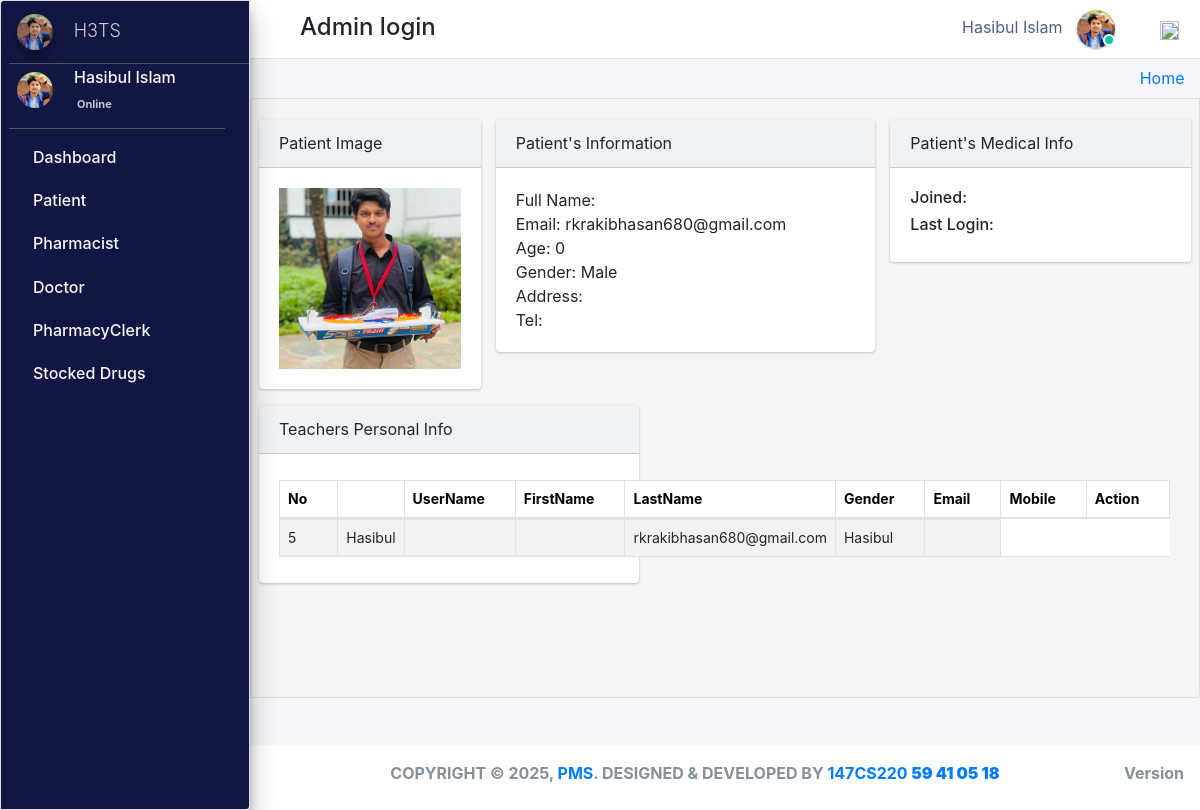
Screenshot of /admin_user/patient_personalRecords/3/ (signed in) with the database file from the repository.
### pharmacy/models.py (models this page shows, shortened)
class CustomUser(AbstractUser):
    groups = models.ManyToManyField(
        'auth.Group',
        related_name='customuser_groups',  # Updated related_name to avoid clash
        blank=True,
        help_text='The groups this user belongs to. A user will get all permissions granted to each of their groups.',
        verbose_name='groups'
    )
    user_permissions = models.ManyToManyField(
        'auth.Permission',
        related_name='customuser_user_permissions',  # Updated related_name to avoid clash
        blank=True,
        help_text='Specific permissions for this user.',
        verbose_name='user permissions'
    )
    user_type_data = ((1, "AdminHOD"), (2, "Pharmacist"), (3, "Doctor"), (4, "PharmacyClerk"),(5, "Patients"))
    user_type = models.CharField(default=1, choices=user_type_data, max_length=10)

class AdminHOD(models.Model):
    gender_category=(
        ('Male','Male'),
        ('Female','Female'),
    )
    admin = models.OneToOneField(CustomUser,null=True, on_delete = models.CASCADE)
    emp_no= models.CharField(max_length=100,null=True,blank=True)
    gender=models.CharField(max_length=100,null=True,choices=gender_category)
    mobile=models.CharField(max_length=10,null=True,blank=True)
    address=models.CharField(max_length=300,null=True,blank=True)
    profile_pic=models.ImageField(default="admin.png",null=True,blank=True)
    created_at = models.DateTimeField(auto_now_add=True)
    updated_at = models.DateTimeField(auto_now=True)
    date_employed=models.DateTimeField(auto_now_add=True, auto_now=False)
    objects = models.Manager()

class Patients(models.Model):
    gender_category=(
        ('Male','Male'),
        ('Female','Female'),
    )
    admin = models.OneToOneField(CustomUser,null=True, on_delete = models.CASCADE)
    reg_no=models.CharField(max_length=30,null=True,blank=True,unique=True)
    gender=models.CharField(max_length=7,null=True,blank=True,choices=gender_category)
    first_name=models.CharField(max_length=20,null=True,blank=True)
    last_name=models.CharField(max_length=20,null=True,blank=True)
    dob=models.DateTimeField(auto_now_add= False, auto_now=False,null=True,blank=True)
    phone_number=models.CharField(max_length=10,null=True,blank=True)
    profile_pic=models.ImageField(default="patient.jpg",null=True,blank=True)
    age= models.IntegerField(default='0', blank=True, null=True)
    address=models.CharField(max_length=300,null=True,blank=True)
    date_admitted=models.DateTimeField(auto_now_add=True, auto_now=False)
    last_updated = models.DateTimeField(auto_now_add=False, auto_now=True)

class Dispense(models.Model):
    patient_id = models.ForeignKey(Patients, on_delete=models.DO_NOTHING,null=True)
    drug_id = models.ForeignKey(Stock, on_delete=models.SET_NULL,null=True,blank=False)
    dispense_quantity = models.PositiveIntegerField(default='1', blank=False, null=True)
    taken=models.CharField(max_length=300,null=True, blank=True)
    stock_ref_no=models.CharField(max_length=300,null=True, blank=True)
    instructions=models.TextField(max_length=300,null=True, blank=False)
    dispense_at = models.DateTimeField(auto_now_add=True,null=True, blank=True)

### pharmacy/HODViews.py (the view)
# urls.py: path('admin_user/patient_personalRecords/<pk>/',HODViews.patient_personalRecords,name='patient_record'),
def patient_personalRecords(request,pk):
    patient=Patients.objects.get(id=pk)
    prescrip=patient.prescription_set.all()
    stocks=patient.dispense_set.all()
    context={
        "patient":patient,
        "prescription":prescrip,
        "stocks":stocks
    }
    return render(request,'hod_templates/patient_personalRecords.html',context)

### pharmacy/LoginCheckMiddleWare.py (called while the page is built, shortened)
    def process_view(self, request, view_func, view_args, view_kwargs):
        modulename = view_func.__module__
        user = request.user
        if user.is_authenticated:
            if user.user_type == "1":
                if modulename == "pharmacy.HODViews":
                    pass
                elif modulename == "":
                    pass
                elif modulename == "pharmacy.views" or modulename == "django.views.static":
                    pass
                else:
                    pass
            else:
                return redirect("login")

### pharmacy/templates/hod_templates/patient_personalRecords.html (shortened to what this page needs)
{% extends 'hod_templates/base_template.html'%} {% block main_content %}
<div class="content">
    <div class="row pt">
        <div class="col-lg-3">
            <div class="card">
                <div class="card-header">
                     Patient Image
                </div>
                <div class="card-body d-flex justify-content-center">
                    <img src="{{patient.profile_pic.url}}" class="img-fluid" />
                </div>
            </div>
        </div>
        <div class="col-lg-5">
            <div class="card">
                <div class="card-header">
                     Patient's Information
                </div>
                <div class="card-body">
                    <tbody>
                        <tr>
                            <td>Full Name: {{patient.patientname}}</td>
                            <br>
                            <td>Email: {{ patient.admin.email }}</td>
                            <br>
                            <td>Age: {{ patient.age }}</td>
                            <br>
                            <td>Gender: {{ patient.gender }}</td>
                            <br>
                            <td>Address: {{ patient.adresss }}</td>
                            <br>
                            <td>Tel: {{ patient.mobile }}</td>
                        </tr>
                    </tbody>
                </div>
            </div>
        </div>
        <div class="col-lg-4">
            <div class="card">
                <div class="card-header">
                     Patient's Medical Info
                </div>
                <div class="card-body">
                    <h6>Joined: </h6>
                    <h6>Last Login: </h6>
                </div>
            </div>
        </div>
        <div class="col-lg-5">
            <div class="card">
                <div class="card-header">
                     Teachers Personal Info
                </div>
                <div class="card-body">
                    <table class="table table-bordered table-hover dataTable">
                        <thead>
                            <tr>
                                <th>No</th>
                                <th></th>
                                <th>UserName</th>
                                <th>FirstName</th>
                                <th>LastName</th>
                                <th>Gender</th>
                                <th>Email</th>
                                <th>Mobile</th>
                                <th class="text-center">Action</th>
                            </tr>
                        </thead>
                        <tbody>
                            {% for stock in stocks %}
                            <tr>
                                <td>{{stock.dispense_quantity}}</td>
                                <td>{{stock.patient_id.first_name}}</td>
                                <td>{{stock.sto}}</td>
                                <td>{{stock.quantity}}</td>
                                <td>{{patient.admin.email}}</td>
                                <td>{{stock.patient_id.first_name}}</td>
                                <td>
                            </tr>
                            {% endfor %}
                        </tbody>
                    </table>
                </div>
            </div>
        </div>
    </div>
</div>
{% endblock %}

### pharmacy/templates/hod_templates/base_template.html (shortened to what this page needs)
{% extends 'base_file.html' %} {% block htm %}
<body class="hold-transition sidebar-mini layout-fixed">
    <div class="wrapper">
        <nav class="main-header navbar navbar-expand navbar-white navbar-light">
            <ul class="navbar-nav">
                <li class="nav-item">
                    <a class="nav-link" data-widget="pushmenu" href="#" role="button"></a>
                </li>
            </ul>
            <h4 style="margin-left: 10px; margin-top: 5px;">Admin login </h4>
            <ul class="navbar-nav ml-auto">
                <li class="mx-3">
                    <a href="#" class="sm-submenu-with-image a">
                        <span>{{user.first_name}}  {{user.last_name}}</span>
                        <img src="{{request.user.adminhod.profile_pic.url}}" class="img-circle elevation-1" width="38" height="38" alt="">
                        <span class="avatar-status avatar-sm-status avatar-status-success"></span>
                    </a>
                </li>
                <li class="nav-item dropdown ml-3 low">
                    <a href="#" class="btn btn-outlined btn-black text-muted bg-transparent " data-toggle="dropdown" aria-expanded="false" data-wow-delay="0.7s"><img src="https://img.icons8.com/ios/50/000000/settings.png" width="19" height="19">
                    </a>
                </li>
            </ul>
        </nav>
        {% include 'hod_templates/sidebar.html'%}
        <div class="content-wrapper">
            <div class="content-header">
                <div class="container-fluid">
                    <div class="row ">
                        <div class="col-sm-6">
                        </div>
                        <div class="col-sm-6 ">
                            <ol class="breadcrumb float-sm-right">
                                <li class="breadcrumb-item"><a href="">Home</a></li>
                            </ol>
                        </div>
                    </div>
                </div>
            </div>
            {% block main_content %} {% endblock main_content %}
        </div>
        {% include 'hod_templates/footer.html'%}
    </div>
    {% endblock htm %}

### pharmacy/templates/hod_templates/sidebar.html (shortened to what this page needs)
<aside class="main-sidebar sidebar-dark-primary elevation-4">
    <a href="" class="brand-link ml-2">
        <img src="{{request.user.adminhod.profile_pic.url}}" alt="" width="36" height="36" class=" img-circle elevation-3" style="opacity: .8">
        <span class="brand-text font-weight-light mt-1 ml-3 mmust">H3TS</span>
    </a>
    <div class="sidebar">
        <div class="user-panel mr-3">
            <div class="pull-left image sm-submenu-with-image a ml-2 ">
                <img src="{{request.user.adminhod.profile_pic.url}}" class="img-circle mt-2" width="36" height="36" alt="User Image">
            </div>
            <div class="pull-left info">
                <p>{{user.first_name}} {{user.last_name}}</p>
                <a href="#"> Online</a>
            </div>
        </div>
        <nav class="mt-2">
            <ul class="nav nav-pills nav-sidebar flex-column" data-widget="treeview" role="menu" data-accordion="false">
                <li class="nav-item">
                    <a href="{% url  'admin_dashboard' %}" class="nav-link">
                        <p>
                            Dashboard
                        </p>
                    </a>
                </li>
                <li class="nav-item">
                    <a href="#" class="nav-link">
                        <p>
                            Patient
                        </p>
                    </a>
                </li>
                <li class="nav-item">
                    <a href="#" class="nav-link">
                        <p>
                            Pharmacist
                        </p>
                    </a>
                </li>
                <li class="nav-item">
                    <a href="#" class="nav-link">
                        <p>
                            Doctor
                        </p>
                    </a>
                </li>
                <li class="nav-item">
                    <a href="#" class="nav-link">
                        <p>
                            PharmacyClerk
                        </p>
                    </a>
                </li>
                <li class="nav-item">
                    <a href="#" class="nav-link">
                        <p>
                            Stocked Drugs
                        </p>
                    </a>
                </li>
            </ul>
        </nav>
    </div>
</aside>

### static/css/main.css (style rules this page uses)
html { font-family: sans-serif; line-height: 1.15; -webkit-text-size-adjust: 100%; -webkit-tap-highlight-color: transparent; }
body { overflow-y: hidden; overflow-x: hidden; font-family: -apple-system, BlinkMacSystemFont, "Segoe UI", Roboto, "Helvetica Neue", Arial, "Noto Sans", sans-serif, "Apple Color Emoji", "Segoe UI Emoji", "Segoe UI Symbol", "Noto Color Emoji" !important; }
th { color: rgb(0, 0, 0); font-size: 14px !important; }
.content { background-color: #f5f5f5; border: 1px solid #dddddd; border-radius: 4px 0px 4px 0px; left: -1px; padding: 10px 7px 5px; }
.main-sidebar { background: #ffffff; border: 1px solid #dddddd; border-radius: 4px 0px 4px 0px; font-weight: bold; }
.content { height: 75vh; overflow-y: scroll; overflow-x: hidden; }
.content .row { margin-top: 20px !important; }
.main-sidebar { background-color: #121642 !important; color: white !important; }
.main-sidebar p { color: #f8f8f8 !important; font-weight: 500 !important }
td { font-size: 14px !important; }
.avatar-status { position: absolute; bottom: 12px; right: 75.4px; display: -ms-inline-flexbox; display: inline-flex; -ms-flex-negative: 0; flex-shrink: 0; -ms-flex-pack: center; justify-content: center; -ms-flex-align: center; align-items: center; white-space: nowrap; text-align: center; vertical-align: baseline; font-weight: 600; border: .125rem solid #fff; width: 12px; height: 12px; line-height: 1; font-size: .71094rem; border-radius: 50%; }
.avatar-status-success { color: #fff; background-color: #00c9a7; }
.table>tbody>tr>td, .table>tbody>tr>th, .table>tfoot>tr>td, .table>tfoot>tr>th, .table>thead>tr>td, .table>thead>tr>th { padding: 8px; line-height: 1.42857143; vertical-align: top; }
.pt .card-header { padding: 0.75rem 1.25rem; margin-bottom: 0; background-color: #f0f3f5; border-bottom: 1px solid #c2cfd6; }
.pull-left { float: left; }
.pull-left { float: left!important; }
.user-panel>.info { padding: 5px 5px 5px 15px; line-height: 1; position: absolute; left: 55px; }
.user-panel>.info>p { font-weight: 600; margin-bottom: 9px; }
p { margin: 0 0 10px; }
.user-panel { padding-bottom: 20px; }
.user-panel:after { clear: both; }
.user-panel:before, .user-panel:after { content: " "; display: table; }
.user-panel>.info>a { text-decoration: none; padding-right: 5px; margin-top: 3px; font-size: 11px; overflow: hidden; white-space: nowrap; }
.mmust { overflow: hidden; white-space: nowrap; font-size: 18px; }
.table { background: white !important; }
.container-fluid { width: 100%; padding-right: 15px; padding-left: 15px; margin-right: auto; margin-left: auto; }
.row { display: flex; flex-wrap: wrap; margin-right: -15px; margin-left: -15px; }
.d-flex { display: flex !important; z-index: 44; }
.d-flex { display: flex !important; }
.table tbody tr:nth-of-type(odd) { background-color: rgba(0, 0, 0, .05) !important; }
.table tbody tr:nth-of-type(odd) { background-color: rgba(197, 197, 197, 0.05) !important; }
.img-circle { border-radius: 50%; }
.content-wrapper .content-header { padding: 5px 0.5rem !important; }

### static/css/profile.css (style rules this page uses)
li { list-style-type: none ! }
.navbar-nav span { color: #525f7f !important; margin-right: 10px !important; }
body { font-family: 'Rubik', sans-serif; height: 100% !important; }
.table tbody tr:nth-of-type(odd) { background-color: rgba(0, 0, 0, .05) !important; }

### rows the page displays
CustomUser: first_name "Hasibul", last_name "Islam", user.adminhod.profile_pic (picture)
Patients: profile_pic (picture), admin.email "rkrakibhasan680@gmail.com", age "0", gender "Male"
Dispense: dispense_quantity "5", patient_id.first_name "Hasibul"
